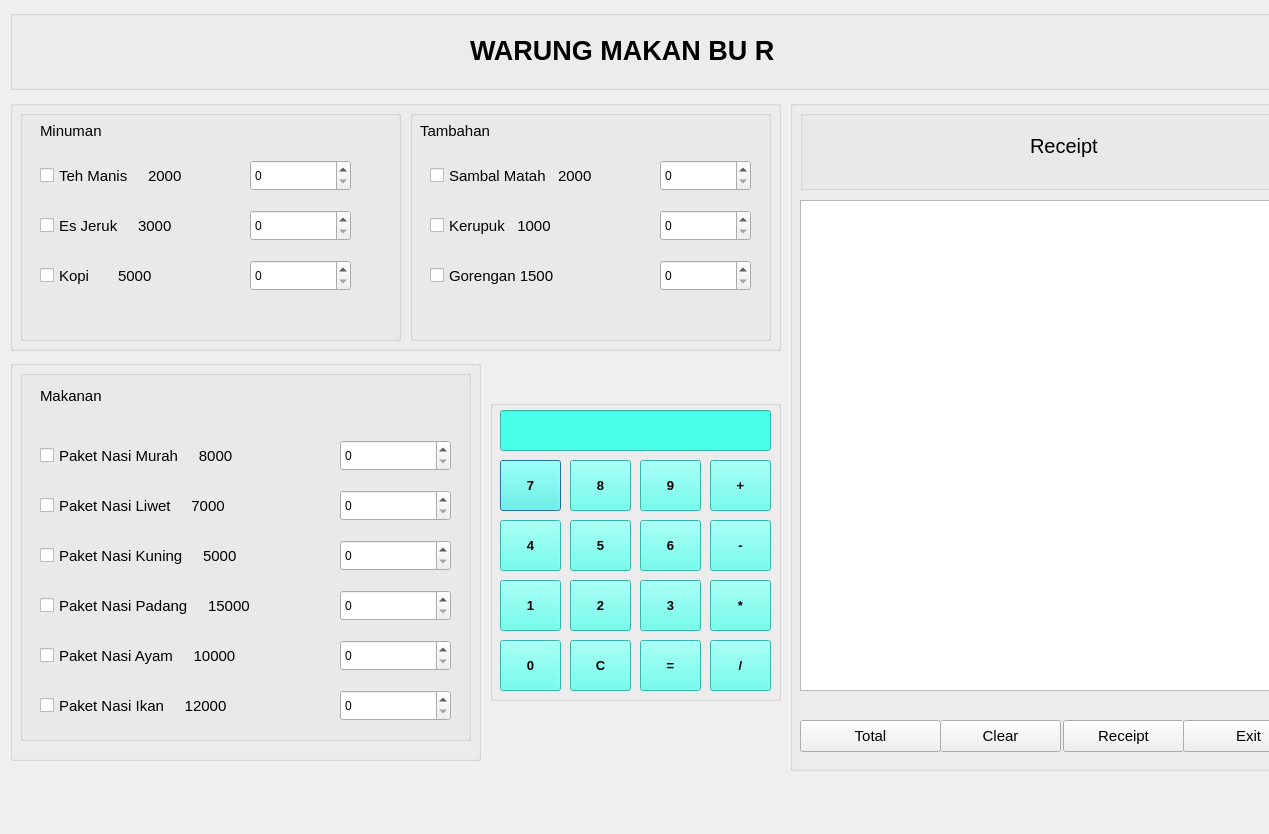
<?xml version="1.0" encoding="UTF-8"?>
<ui version="4.0">
 <class>Dialog</class>
 <widget class="QDialog" name="Dialog">
  <property name="geometry">
   <rect>
    <x>0</x>
    <y>0</y>
    <width>1269</width>
    <height>834</height>
   </rect>
  </property>
  <property name="windowTitle">
   <string>Dialog</string>
  </property>
  <widget class="QGroupBox" name="groupBox">
   <property name="geometry">
    <rect>
     <x>10</x>
     <y>10</y>
     <width>1311</width>
     <height>80</height>
    </rect>
   </property>
   <property name="title">
    <string/>
   </property>
   <widget class="QLabel" name="WarungMakanBuR">
    <property name="geometry">
     <rect>
      <x>460</x>
      <y>20</y>
      <width>441</width>
      <height>41</height>
     </rect>
    </property>
    <property name="font">
     <font>
      <pointsize>20</pointsize>
      <weight>75</weight>
      <bold>true</bold>
     </font>
    </property>
    <property name="text">
     <string>WARUNG MAKAN BU R</string>
    </property>
   </widget>
  </widget>
  <widget class="QGroupBox" name="groupBox_4">
   <property name="geometry">
    <rect>
     <x>10</x>
     <y>360</y>
     <width>471</width>
     <height>401</height>
    </rect>
   </property>
   <property name="title">
    <string/>
   </property>
   <widget class="QGroupBox" name="groupBox_5">
    <property name="geometry">
     <rect>
      <x>10</x>
      <y>10</y>
      <width>451</width>
      <height>371</height>
     </rect>
    </property>
    <property name="title">
     <string/>
    </property>
    <widget class="QLabel" name="label_4">
     <property name="geometry">
      <rect>
       <x>20</x>
       <y>10</y>
       <width>111</width>
       <height>31</height>
      </rect>
     </property>
     <property name="font">
      <font>
       <pointsize>11</pointsize>
      </font>
     </property>
     <property name="text">
      <string>Makanan</string>
     </property>
    </widget>
    <widget class="QCheckBox" name="lblPaket1">
     <property name="geometry">
      <rect>
       <x>20</x>
       <y>70</y>
       <width>271</width>
       <height>31</height>
      </rect>
     </property>
     <property name="font">
      <font>
       <pointsize>11</pointsize>
      </font>
     </property>
     <property name="text">
      <string>Paket Nasi Murah     8000</string>
     </property>
    </widget>
    <widget class="QCheckBox" name="lblPaket2">
     <property name="geometry">
      <rect>
       <x>20</x>
       <y>120</y>
       <width>251</width>
       <height>31</height>
      </rect>
     </property>
     <property name="font">
      <font>
       <pointsize>11</pointsize>
      </font>
     </property>
     <property name="text">
      <string>Paket Nasi Liwet     7000</string>
     </property>
    </widget>
    <widget class="QCheckBox" name="lblPaket3">
     <property name="geometry">
      <rect>
       <x>20</x>
       <y>170</y>
       <width>281</width>
       <height>31</height>
      </rect>
     </property>
     <property name="font">
      <font>
       <pointsize>11</pointsize>
      </font>
     </property>
     <property name="text">
      <string>Paket Nasi Kuning     5000</string>
     </property>
    </widget>
    <widget class="QCheckBox" name="lblPaket4">
     <property name="geometry">
      <rect>
       <x>20</x>
       <y>220</y>
       <width>281</width>
       <height>31</height>
      </rect>
     </property>
     <property name="font">
      <font>
       <pointsize>11</pointsize>
      </font>
     </property>
     <property name="text">
      <string>Paket Nasi Padang     15000</string>
     </property>
    </widget>
    <widget class="QCheckBox" name="lblPaket5">
     <property name="geometry">
      <rect>
       <x>20</x>
       <y>270</y>
       <width>261</width>
       <height>31</height>
      </rect>
     </property>
     <property name="font">
      <font>
       <pointsize>11</pointsize>
      </font>
     </property>
     <property name="text">
      <string>Paket Nasi Ayam     10000</string>
     </property>
    </widget>
    <widget class="QCheckBox" name="lblPaket6">
     <property name="geometry">
      <rect>
       <x>20</x>
       <y>320</y>
       <width>271</width>
       <height>31</height>
      </rect>
     </property>
     <property name="font">
      <font>
       <pointsize>11</pointsize>
      </font>
     </property>
     <property name="text">
      <string>Paket Nasi Ikan     12000</string>
     </property>
    </widget>
    <widget class="QSpinBox" name="txtPaket1">
     <property name="geometry">
      <rect>
       <x>320</x>
       <y>70</y>
       <width>111</width>
       <height>31</height>
      </rect>
     </property>
    </widget>
    <widget class="QSpinBox" name="txtPaket2">
     <property name="geometry">
      <rect>
       <x>320</x>
       <y>120</y>
       <width>111</width>
       <height>31</height>
      </rect>
     </property>
    </widget>
    <widget class="QSpinBox" name="txtPaket3">
     <property name="geometry">
      <rect>
       <x>320</x>
       <y>170</y>
       <width>111</width>
       <height>31</height>
      </rect>
     </property>
    </widget>
    <widget class="QSpinBox" name="txtPaket4">
     <property name="geometry">
      <rect>
       <x>320</x>
       <y>220</y>
       <width>111</width>
       <height>31</height>
      </rect>
     </property>
    </widget>
    <widget class="QSpinBox" name="txtPaket5">
     <property name="geometry">
      <rect>
       <x>320</x>
       <y>270</y>
       <width>111</width>
       <height>31</height>
      </rect>
     </property>
    </widget>
    <widget class="QSpinBox" name="txtPaket6">
     <property name="geometry">
      <rect>
       <x>320</x>
       <y>320</y>
       <width>111</width>
       <height>31</height>
      </rect>
     </property>
    </widget>
   </widget>
  </widget>
  <widget class="QGroupBox" name="groupBox_6">
   <property name="geometry">
    <rect>
     <x>10</x>
     <y>100</y>
     <width>771</width>
     <height>251</height>
    </rect>
   </property>
   <property name="title">
    <string/>
   </property>
   <widget class="QGroupBox" name="groupBox_3">
    <property name="geometry">
     <rect>
      <x>400</x>
      <y>10</y>
      <width>361</width>
      <height>231</height>
     </rect>
    </property>
    <property name="title">
     <string/>
    </property>
    <widget class="QLabel" name="lblPastry">
     <property name="geometry">
      <rect>
       <x>10</x>
       <y>10</y>
       <width>131</width>
       <height>21</height>
      </rect>
     </property>
     <property name="font">
      <font>
       <pointsize>11</pointsize>
      </font>
     </property>
     <property name="text">
      <string>Tambahan</string>
     </property>
    </widget>
    <widget class="QCheckBox" name="lblSambal">
     <property name="geometry">
      <rect>
       <x>20</x>
       <y>50</y>
       <width>221</width>
       <height>31</height>
      </rect>
     </property>
     <property name="font">
      <font>
       <pointsize>11</pointsize>
      </font>
     </property>
     <property name="text">
      <string>Sambal Matah   2000</string>
     </property>
    </widget>
    <widget class="QCheckBox" name="lblKerupuk">
     <property name="geometry">
      <rect>
       <x>20</x>
       <y>100</y>
       <width>191</width>
       <height>31</height>
      </rect>
     </property>
     <property name="font">
      <font>
       <pointsize>11</pointsize>
      </font>
     </property>
     <property name="text">
      <string>Kerupuk   1000</string>
     </property>
    </widget>
    <widget class="QCheckBox" name="lblGorengan">
     <property name="geometry">
      <rect>
       <x>20</x>
       <y>150</y>
       <width>181</width>
       <height>31</height>
      </rect>
     </property>
     <property name="font">
      <font>
       <pointsize>11</pointsize>
      </font>
     </property>
     <property name="text">
      <string>Gorengan 1500</string>
     </property>
    </widget>
    <widget class="QSpinBox" name="txtSambal">
     <property name="geometry">
      <rect>
       <x>250</x>
       <y>50</y>
       <width>91</width>
       <height>31</height>
      </rect>
     </property>
    </widget>
    <widget class="QSpinBox" name="txtKerupuk">
     <property name="geometry">
      <rect>
       <x>250</x>
       <y>100</y>
       <width>91</width>
       <height>31</height>
      </rect>
     </property>
    </widget>
    <widget class="QSpinBox" name="txtGorengan">
     <property name="geometry">
      <rect>
       <x>250</x>
       <y>150</y>
       <width>91</width>
       <height>31</height>
      </rect>
     </property>
    </widget>
   </widget>
   <widget class="QGroupBox" name="groupBox_2">
    <property name="geometry">
     <rect>
      <x>10</x>
      <y>10</y>
      <width>381</width>
      <height>231</height>
     </rect>
    </property>
    <property name="title">
     <string/>
    </property>
    <widget class="QLabel" name="lblType">
     <property name="geometry">
      <rect>
       <x>20</x>
       <y>10</y>
       <width>121</width>
       <height>21</height>
      </rect>
     </property>
     <property name="font">
      <font>
       <pointsize>11</pointsize>
      </font>
     </property>
     <property name="text">
      <string>Minuman</string>
     </property>
    </widget>
    <widget class="QCheckBox" name="esTeh">
     <property name="geometry">
      <rect>
       <x>20</x>
       <y>50</y>
       <width>201</width>
       <height>31</height>
      </rect>
     </property>
     <property name="font">
      <font>
       <pointsize>11</pointsize>
      </font>
     </property>
     <property name="text">
      <string>Teh Manis     2000</string>
     </property>
    </widget>
    <widget class="QCheckBox" name="esJeruk">
     <property name="geometry">
      <rect>
       <x>20</x>
       <y>100</y>
       <width>181</width>
       <height>31</height>
      </rect>
     </property>
     <property name="font">
      <font>
       <pointsize>11</pointsize>
      </font>
     </property>
     <property name="text">
      <string>Es Jeruk     3000</string>
     </property>
    </widget>
    <widget class="QCheckBox" name="kopi">
     <property name="geometry">
      <rect>
       <x>20</x>
       <y>150</y>
       <width>171</width>
       <height>31</height>
      </rect>
     </property>
     <property name="font">
      <font>
       <pointsize>11</pointsize>
      </font>
     </property>
     <property name="text">
      <string>Kopi       5000</string>
     </property>
    </widget>
    <widget class="QSpinBox" name="txtTehManis">
     <property name="geometry">
      <rect>
       <x>230</x>
       <y>50</y>
       <width>101</width>
       <height>31</height>
      </rect>
     </property>
    </widget>
    <widget class="QSpinBox" name="txtEsJeruk">
     <property name="geometry">
      <rect>
       <x>230</x>
       <y>100</y>
       <width>101</width>
       <height>31</height>
      </rect>
     </property>
    </widget>
    <widget class="QSpinBox" name="txtKopi">
     <property name="geometry">
      <rect>
       <x>230</x>
       <y>150</y>
       <width>101</width>
       <height>31</height>
      </rect>
     </property>
    </widget>
   </widget>
  </widget>
  <widget class="QGroupBox" name="groupBox_7">
   <property name="geometry">
    <rect>
     <x>490</x>
     <y>400</y>
     <width>291</width>
     <height>301</height>
    </rect>
   </property>
   <property name="title">
    <string/>
   </property>
   <widget class="QLineEdit" name="txtInput">
    <property name="geometry">
     <rect>
      <x>10</x>
      <y>10</y>
      <width>271</width>
      <height>41</height>
     </rect>
    </property>
    <property name="font">
     <font>
      <family>Arial</family>
      <pointsize>10</pointsize>
     </font>
    </property>
    <property name="styleSheet">
     <string notr="true">
background-color: rgb(74, 255, 234);</string>
    </property>
   </widget>
   <widget class="QPushButton" name="btn7">
    <property name="geometry">
     <rect>
      <x>10</x>
      <y>60</y>
      <width>61</width>
      <height>51</height>
     </rect>
    </property>
    <property name="font">
     <font>
      <family>Arial</family>
      <pointsize>10</pointsize>
      <weight>75</weight>
      <bold>true</bold>
     </font>
    </property>
    <property name="styleSheet">
     <string notr="true">background-color: rgb(74, 255, 234);
</string>
    </property>
    <property name="text">
     <string>7</string>
    </property>
   </widget>
   <widget class="QPushButton" name="btn8">
    <property name="geometry">
     <rect>
      <x>80</x>
      <y>60</y>
      <width>61</width>
      <height>51</height>
     </rect>
    </property>
    <property name="font">
     <font>
      <family>Arial</family>
      <pointsize>10</pointsize>
      <weight>75</weight>
      <bold>true</bold>
     </font>
    </property>
    <property name="styleSheet">
     <string notr="true">background-color: rgb(74, 255, 234);</string>
    </property>
    <property name="text">
     <string>8</string>
    </property>
   </widget>
   <widget class="QPushButton" name="btn9">
    <property name="geometry">
     <rect>
      <x>150</x>
      <y>60</y>
      <width>61</width>
      <height>51</height>
     </rect>
    </property>
    <property name="font">
     <font>
      <family>Arial</family>
      <pointsize>10</pointsize>
      <weight>75</weight>
      <bold>true</bold>
     </font>
    </property>
    <property name="styleSheet">
     <string notr="true">background-color: rgb(74, 255, 234);</string>
    </property>
    <property name="text">
     <string>9</string>
    </property>
   </widget>
   <widget class="QPushButton" name="Addition">
    <property name="geometry">
     <rect>
      <x>220</x>
      <y>60</y>
      <width>61</width>
      <height>51</height>
     </rect>
    </property>
    <property name="font">
     <font>
      <family>Arial</family>
      <pointsize>10</pointsize>
      <weight>75</weight>
      <bold>true</bold>
     </font>
    </property>
    <property name="styleSheet">
     <string notr="true">background-color: rgb(74, 255, 234);</string>
    </property>
    <property name="text">
     <string>+</string>
    </property>
   </widget>
   <widget class="QPushButton" name="btn4">
    <property name="geometry">
     <rect>
      <x>10</x>
      <y>120</y>
      <width>61</width>
      <height>51</height>
     </rect>
    </property>
    <property name="font">
     <font>
      <family>Arial</family>
      <pointsize>10</pointsize>
      <weight>75</weight>
      <bold>true</bold>
     </font>
    </property>
    <property name="styleSheet">
     <string notr="true">background-color: rgb(74, 255, 234);</string>
    </property>
    <property name="text">
     <string>4</string>
    </property>
   </widget>
   <widget class="QPushButton" name="btn5">
    <property name="geometry">
     <rect>
      <x>80</x>
      <y>120</y>
      <width>61</width>
      <height>51</height>
     </rect>
    </property>
    <property name="font">
     <font>
      <family>Arial</family>
      <pointsize>10</pointsize>
      <weight>75</weight>
      <bold>true</bold>
     </font>
    </property>
    <property name="styleSheet">
     <string notr="true">background-color: rgb(74, 255, 234);</string>
    </property>
    <property name="text">
     <string>5</string>
    </property>
   </widget>
   <widget class="QPushButton" name="btn6">
    <property name="geometry">
     <rect>
      <x>150</x>
      <y>120</y>
      <width>61</width>
      <height>51</height>
     </rect>
    </property>
    <property name="font">
     <font>
      <family>Arial</family>
      <pointsize>10</pointsize>
      <weight>75</weight>
      <bold>true</bold>
     </font>
    </property>
    <property name="styleSheet">
     <string notr="true">background-color: rgb(74, 255, 234);</string>
    </property>
    <property name="text">
     <string>6</string>
    </property>
   </widget>
   <widget class="QPushButton" name="Subtraction">
    <property name="geometry">
     <rect>
      <x>220</x>
      <y>120</y>
      <width>61</width>
      <height>51</height>
     </rect>
    </property>
    <property name="font">
     <font>
      <family>Arial</family>
      <pointsize>10</pointsize>
      <weight>75</weight>
      <bold>true</bold>
     </font>
    </property>
    <property name="styleSheet">
     <string notr="true">background-color: rgb(74, 255, 234);</string>
    </property>
    <property name="text">
     <string>-</string>
    </property>
   </widget>
   <widget class="QPushButton" name="btn1">
    <property name="geometry">
     <rect>
      <x>10</x>
      <y>180</y>
      <width>61</width>
      <height>51</height>
     </rect>
    </property>
    <property name="font">
     <font>
      <family>Arial</family>
      <pointsize>10</pointsize>
      <weight>75</weight>
      <bold>true</bold>
     </font>
    </property>
    <property name="styleSheet">
     <string notr="true">background-color: rgb(74, 255, 234);</string>
    </property>
    <property name="text">
     <string>1</string>
    </property>
   </widget>
   <widget class="QPushButton" name="btn2">
    <property name="geometry">
     <rect>
      <x>80</x>
      <y>180</y>
      <width>61</width>
      <height>51</height>
     </rect>
    </property>
    <property name="font">
     <font>
      <family>Arial</family>
      <pointsize>10</pointsize>
      <weight>75</weight>
      <bold>true</bold>
     </font>
    </property>
    <property name="styleSheet">
     <string notr="true">background-color: rgb(74, 255, 234);
</string>
    </property>
    <property name="text">
     <string>2</string>
    </property>
   </widget>
   <widget class="QPushButton" name="btn3">
    <property name="geometry">
     <rect>
      <x>150</x>
      <y>180</y>
      <width>61</width>
      <height>51</height>
     </rect>
    </property>
    <property name="font">
     <font>
      <family>Arial</family>
      <pointsize>10</pointsize>
      <weight>75</weight>
      <bold>true</bold>
     </font>
    </property>
    <property name="styleSheet">
     <string notr="true">background-color: rgb(74, 255, 234);</string>
    </property>
    <property name="text">
     <string>3</string>
    </property>
   </widget>
   <widget class="QPushButton" name="Multiply">
    <property name="geometry">
     <rect>
      <x>220</x>
      <y>180</y>
      <width>61</width>
      <height>51</height>
     </rect>
    </property>
    <property name="font">
     <font>
      <family>Arial</family>
      <pointsize>10</pointsize>
      <weight>75</weight>
      <bold>true</bold>
     </font>
    </property>
    <property name="styleSheet">
     <string notr="true">background-color: rgb(74, 255, 234);</string>
    </property>
    <property name="text">
     <string>*</string>
    </property>
   </widget>
   <widget class="QPushButton" name="btn0">
    <property name="geometry">
     <rect>
      <x>10</x>
      <y>240</y>
      <width>61</width>
      <height>51</height>
     </rect>
    </property>
    <property name="font">
     <font>
      <family>Arial</family>
      <pointsize>10</pointsize>
      <weight>75</weight>
      <bold>true</bold>
     </font>
    </property>
    <property name="styleSheet">
     <string notr="true">background-color: rgb(74, 255, 234);</string>
    </property>
    <property name="text">
     <string>0</string>
    </property>
   </widget>
   <widget class="QPushButton" name="btnClear">
    <property name="geometry">
     <rect>
      <x>80</x>
      <y>240</y>
      <width>61</width>
      <height>51</height>
     </rect>
    </property>
    <property name="font">
     <font>
      <family>Arial</family>
      <pointsize>10</pointsize>
      <weight>75</weight>
      <bold>true</bold>
     </font>
    </property>
    <property name="styleSheet">
     <string notr="true">background-color: rgb(74, 255, 234);</string>
    </property>
    <property name="text">
     <string>C</string>
    </property>
   </widget>
   <widget class="QPushButton" name="btnEquals">
    <property name="geometry">
     <rect>
      <x>150</x>
      <y>240</y>
      <width>61</width>
      <height>51</height>
     </rect>
    </property>
    <property name="font">
     <font>
      <family>Arial</family>
      <pointsize>10</pointsize>
      <weight>75</weight>
      <bold>true</bold>
     </font>
    </property>
    <property name="styleSheet">
     <string notr="true">background-color: rgb(74, 255, 234);</string>
    </property>
    <property name="text">
     <string>=</string>
    </property>
   </widget>
   <widget class="QPushButton" name="Division">
    <property name="geometry">
     <rect>
      <x>220</x>
      <y>240</y>
      <width>61</width>
      <height>51</height>
     </rect>
    </property>
    <property name="font">
     <font>
      <family>Arial</family>
      <pointsize>10</pointsize>
      <weight>75</weight>
      <bold>true</bold>
     </font>
    </property>
    <property name="styleSheet">
     <string notr="true">background-color: rgb(74, 255, 234);</string>
    </property>
    <property name="text">
     <string>/</string>
    </property>
   </widget>
  </widget>
  <widget class="QGroupBox" name="groupBox_8">
   <property name="geometry">
    <rect>
     <x>790</x>
     <y>100</y>
     <width>531</width>
     <height>671</height>
    </rect>
   </property>
   <property name="title">
    <string/>
   </property>
   <widget class="QGroupBox" name="groupBox_9">
    <property name="geometry">
     <rect>
      <x>10</x>
      <y>10</y>
      <width>511</width>
      <height>80</height>
     </rect>
    </property>
    <property name="title">
     <string/>
    </property>
    <widget class="QLabel" name="label_5">
     <property name="geometry">
      <rect>
       <x>230</x>
       <y>10</y>
       <width>101</width>
       <height>51</height>
      </rect>
     </property>
     <property name="font">
      <font>
       <pointsize>15</pointsize>
      </font>
     </property>
     <property name="text">
      <string>Receipt</string>
     </property>
    </widget>
   </widget>
   <widget class="QListView" name="listView">
    <property name="geometry">
     <rect>
      <x>10</x>
      <y>100</y>
      <width>511</width>
      <height>491</height>
     </rect>
    </property>
   </widget>
   <widget class="QPushButton" name="btnTotal">
    <property name="geometry">
     <rect>
      <x>10</x>
      <y>620</y>
      <width>141</width>
      <height>32</height>
     </rect>
    </property>
    <property name="font">
     <font>
      <pointsize>11</pointsize>
     </font>
    </property>
    <property name="text">
     <string>Total</string>
    </property>
   </widget>
   <widget class="QPushButton" name="btnClear_2">
    <property name="geometry">
     <rect>
      <x>150</x>
      <y>620</y>
      <width>121</width>
      <height>32</height>
     </rect>
    </property>
    <property name="font">
     <font>
      <pointsize>11</pointsize>
     </font>
    </property>
    <property name="text">
     <string>Clear</string>
    </property>
   </widget>
   <widget class="QPushButton" name="btnReceipt">
    <property name="geometry">
     <rect>
      <x>273</x>
      <y>620</y>
      <width>121</width>
      <height>32</height>
     </rect>
    </property>
    <property name="font">
     <font>
      <pointsize>11</pointsize>
     </font>
    </property>
    <property name="text">
     <string>Receipt</string>
    </property>
   </widget>
   <widget class="QPushButton" name="btnExit">
    <property name="geometry">
     <rect>
      <x>393</x>
      <y>620</y>
      <width>131</width>
      <height>32</height>
     </rect>
    </property>
    <property name="font">
     <font>
      <pointsize>11</pointsize>
     </font>
    </property>
    <property name="text">
     <string>Exit</string>
    </property>
   </widget>
  </widget>
 </widget>
 <resources/>
 <connections/>
</ui>
